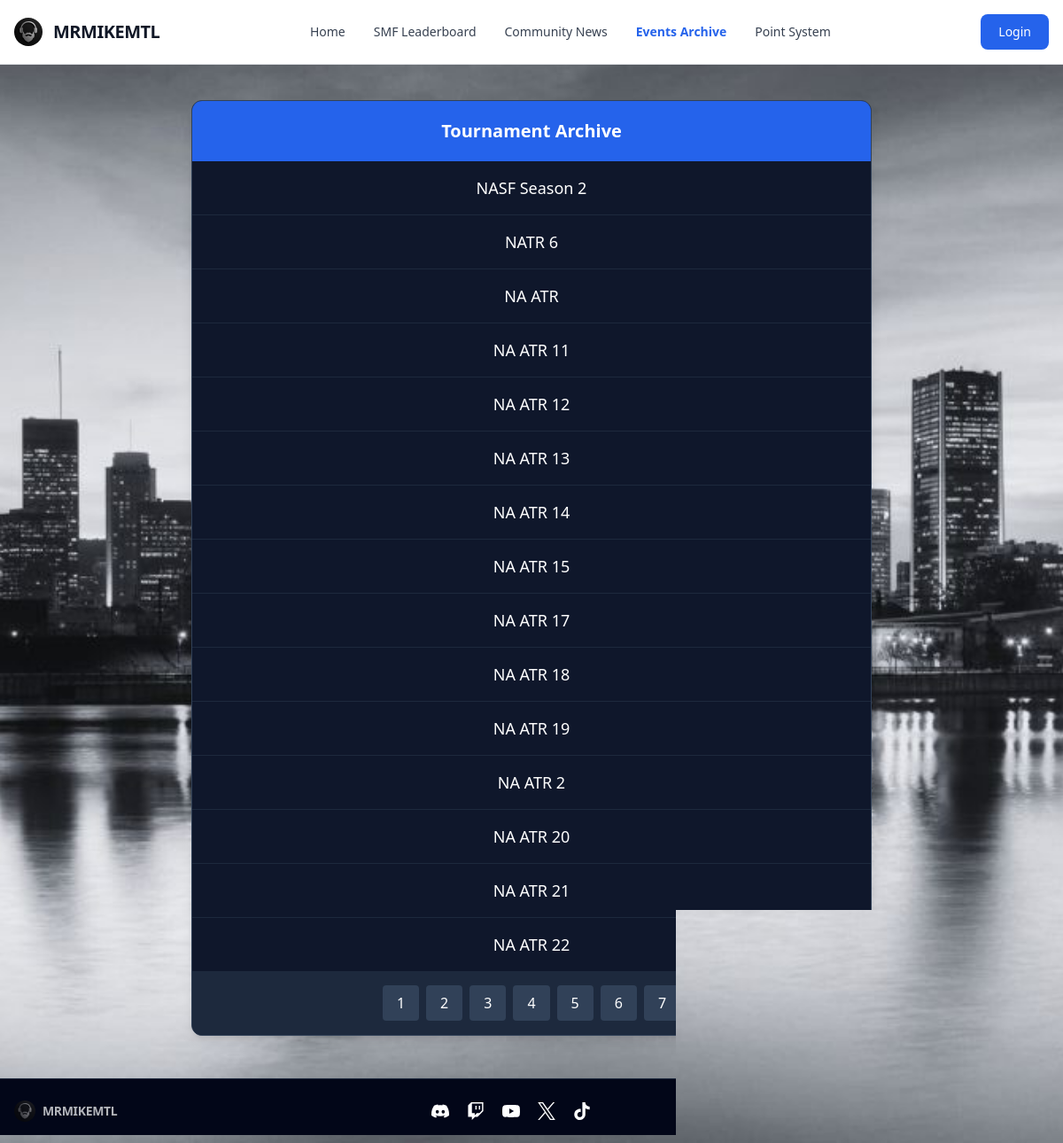
Screenshot of /events?page=3 with the database file from the repository.
### tables this page shows
CREATE TABLE tournaments (id INTEGER PRIMARY KEY, name varchar(255), participants varchar(255), progress_state varchar(255), tournament_id integer);

CREATE TABLE tournaments2026 (id INTEGER PRIMARY KEY, name varchar(255), participants varchar(255), progress_state varchar(255), tournament_id integer, points_calculated INTEGER NOT NULL DEFAULT 0);

### web/app.py (the view, shortened to what this page needs)
@app.route("/events")
def events():
    data2025 = dbsession.exec_driver_sql("SELECT name FROM tournaments;").all()
    data2026 = dbsession.exec_driver_sql("SELECT name FROM tournaments2026;").all()
    all_events = data2025 + data2026
    event = request.args.get("event")
    if not event:
        raw_data = sorted(all_events)
        data = []
        page_size = 15
        total = len(raw_data)
        total_pages = max(1, round(total / page_size))
        page = request.args.get("page", type=int) or 1
        starting_spot = (page - 1) * page_size + 1
        i = 1
        for record in raw_data:
            if i >= starting_spot and len(data) < page_size:
                data.append({"name": record.name})
            i += 1
        pages = list(range(1, total_pages + 1))
        return render_template("events.html", data=data, pages=pages)

### web/templates/events.html (shortened to what this page needs)
{% extends "base.html" %}
{% block content %}
<div class="max-w-3xl mx-auto">
    {% if data %}
    <div class="overflow-hidden rounded-xl shadow-lg border border-slate-700 bg-slate-900">
        <h2 class="p-5 text-xl font-bold text-center bg-blue-600 text-white">Tournament Archive</h2>
        <div class="divide-y divide-slate-800">
            {% for row in data %}
            <a href="/events?event={{ row.name }}" class="block px-6 py-4 text-center text-lg font-medium text-white hover:bg-blue-900/30 hover:text-blue-400 transition-all">
                {{ row.name.split("-")[0].replace("_", " ") }}
            </a>
            {% endfor %}
        </div>
        <div class="flex justify-center bg-slate-800 p-4 gap-2">
            {% for page in pages %}
                <a href="/events?page={{ page }}" class="px-4 py-2 bg-slate-700 text-white rounded hover:bg-blue-600 transition-all">{{ page }}</a>
            {% endfor %}
        </div>
    </div>
    {% endif %}
</div>
{% endblock %}

### rows the page displays
tournaments: name.split "NASF Season 2"
tournaments: name.split "NATR 6"
tournaments: name.split "NA ATR"
tournaments: name.split "NA ATR 11"
tournaments: name.split "NA ATR 12"
tournaments: name.split "NA ATR 13"
tournaments: name.split "NA ATR 14"
tournaments: name.split "NA ATR 15"
tournaments: name.split "NA ATR 17"
tournaments: name.split "NA ATR 18"
tournaments2026: name.split "NA ATR 19"
tournaments: name.split "NA ATR 2"
tournaments2026: name.split "NA ATR 20"
tournaments2026: name.split "NA ATR 21"
tournaments2026: name.split "NA ATR 22"

### other values shown
{{ page }} "1" "2" "3" "4" "5" "6" "7"
